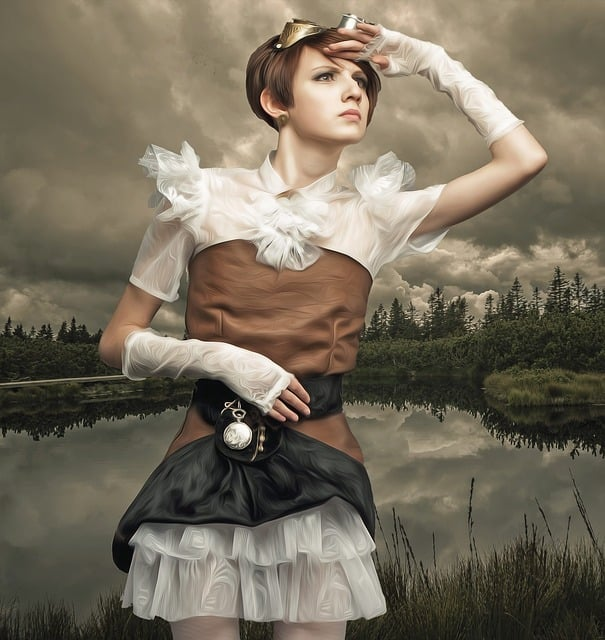
#> input picture files/lady.jpg, 605 x 640 px, found by its file name
$ python E12_ImageDrawImage.py
#> lines starting #> are read from the running program, lines starting #| are printed output that depends on the picture; pictures that were not available may be replaced by others from this repository, and a replacement may not be noted
from PIL import Image, ImageDraw

MainImg = Image.open(r'..\files\lady.jpg')
#> MainImg is the input picture: PIL image 605x640 RGB; mean R, G, B 117.5, 108.5, 92
yes_img = Image.open(r'..\res\yes24A.png')
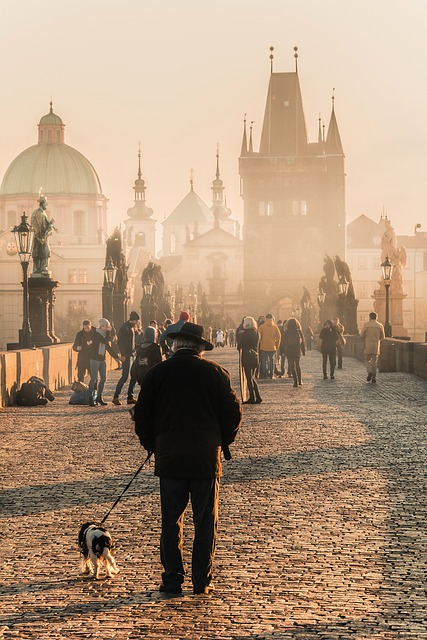
#> input picture files/prague.jpg, 427 x 640 px, given in place of yes24A.png, which was not available
#> yes_img is the input picture: PIL image 427x640 RGB; mean R, G, B 175.7, 149, 123.4
no_img = Image.open(r'..\res\no24A.png')
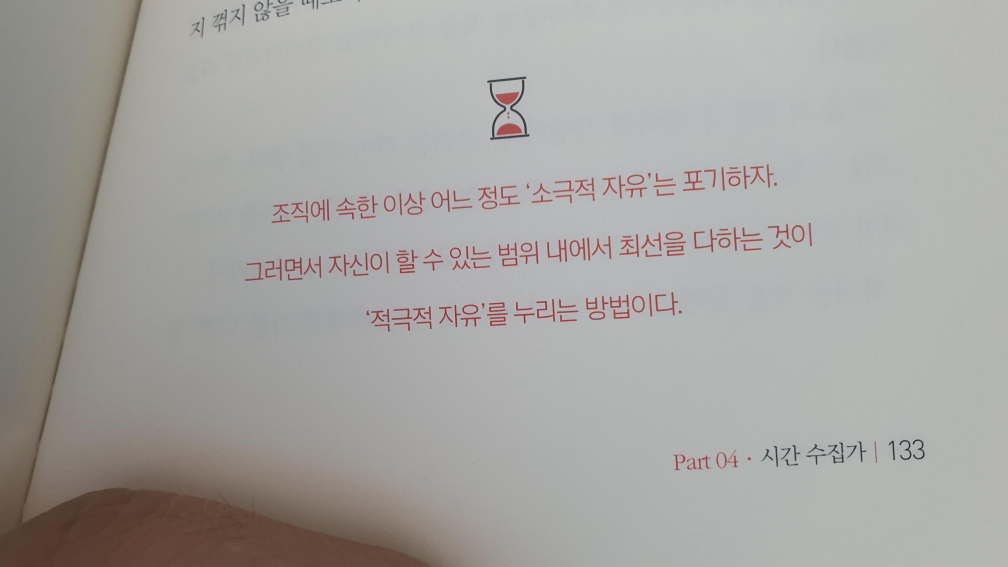
#> input picture files/test_book_kr.jpg, 4032 x 2268 px, given in place of no24A.png, which was not available (shown at 1/4 size)
#> no_img is the input picture: PIL image 4032x2268 RGB; mean R, G, B 166, 164.4, 161.4

ex = MainImg.width
#> ex = 605
ey = MainImg.height
#> ey = 640

newImg = Image.new(mode='RGB', size=(ex+100, ey+100))
#> newImg: PIL image 705x740 RGB; every value is 0
drawNew = ImageDraw.Draw(newImg, 'RGB')
boxColor = (50, 50, 50)
drawNew.rectangle((0, 0, newImg.width, newImg.height), fill=boxColor)
# newImg.show()

MainImg.paste(yes_img, (100, 100))
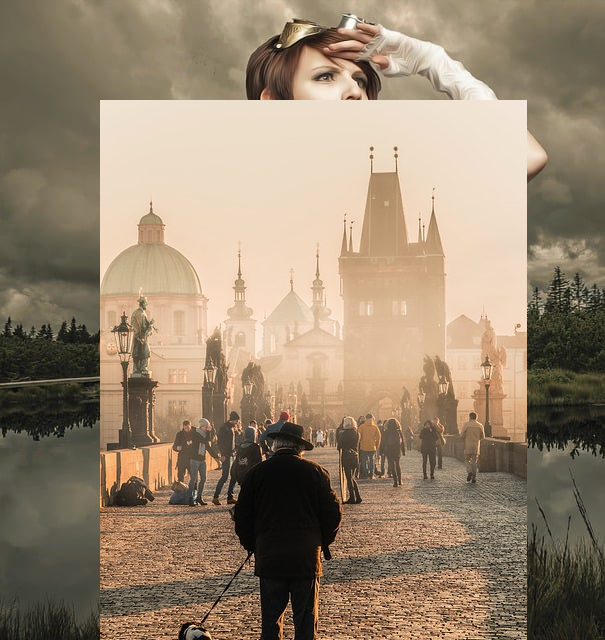
#> MainImg: PIL image 605x640 RGB; mean R, G, B 152, 133.9, 111.6
MainImg.paste(no_img, (100, ey - 100))
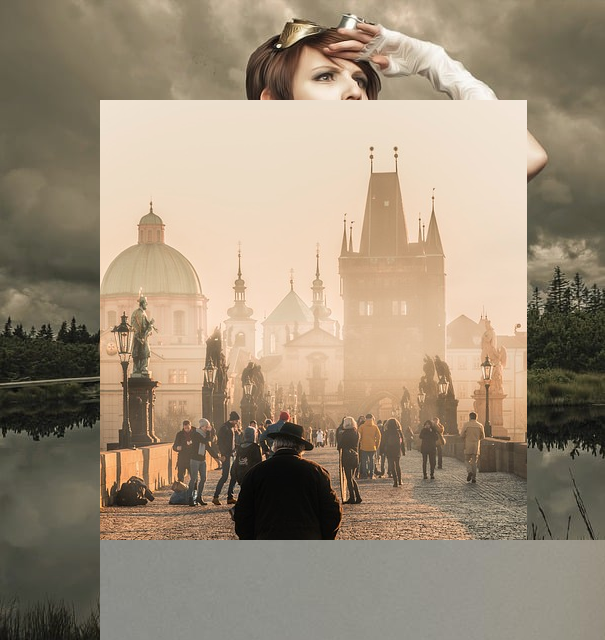
#> MainImg: PIL image 605x640 RGB; mean R, G, B 156.1, 140.8, 120.2
# MainImg.show()
draw = ImageDraw.Draw(MainImg, 'RGB')

lineThick = 10
lineColor = (255, 20, 20)
boxColor = (24, 255, 24)
draw.rectangle((200, 200, ex-200, ey-200), outline=boxColor, width=lineThick)
draw.line((200, 200, ex-200, ey-200), fill=lineColor ,width=lineThick)

newImg.paste(MainImg, (50, 50))
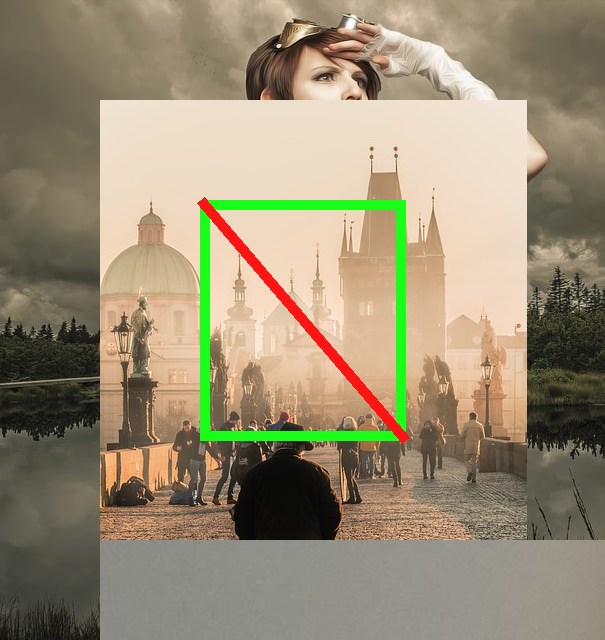
#> MainImg: PIL image 605x640 RGB; mean R, G, B 152.9, 141.3, 116.7
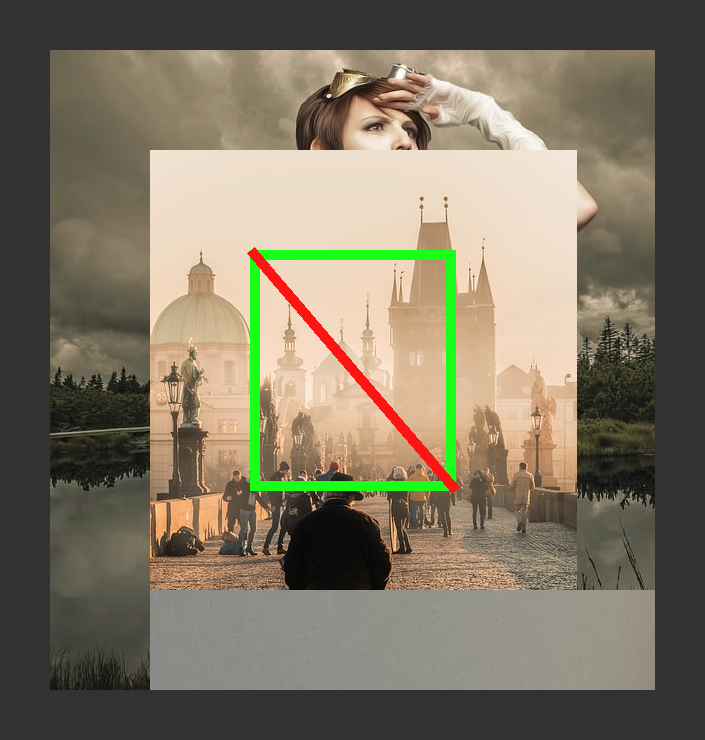
#> newImg: PIL image 705x740 RGB; mean R, G, B 126.3, 117.8, 99.5

newImg.show()
newImg.save(r'..\files\lady_draw.jpg')
